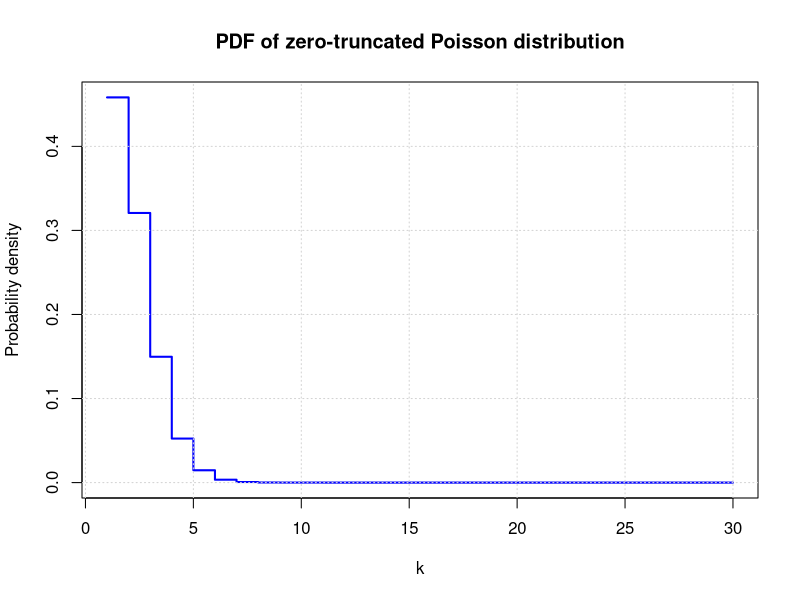
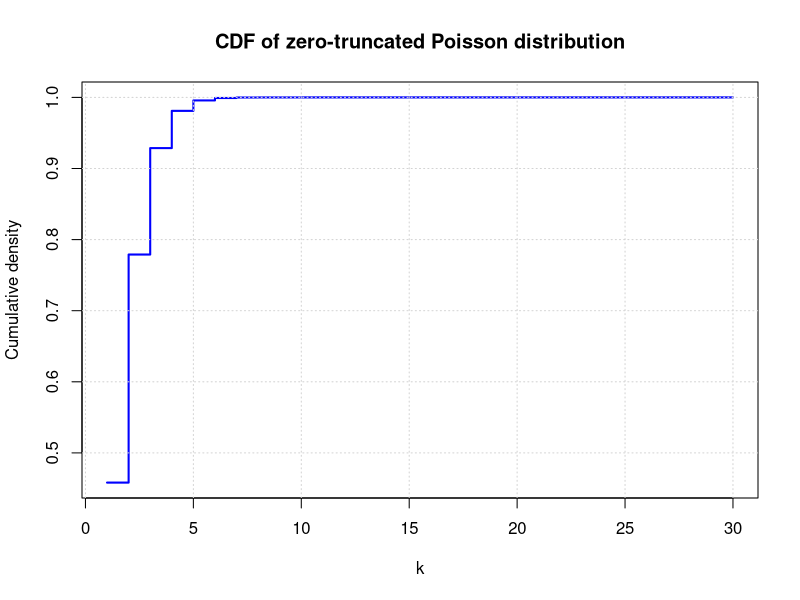
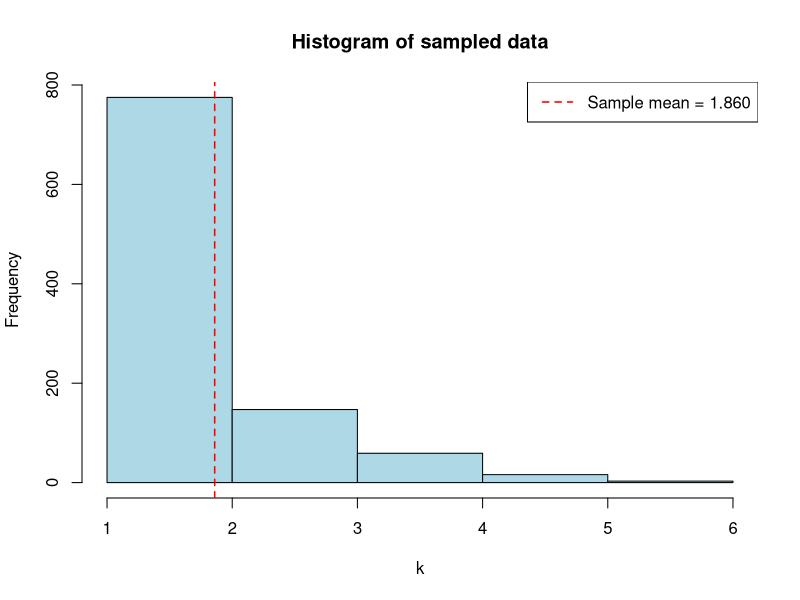
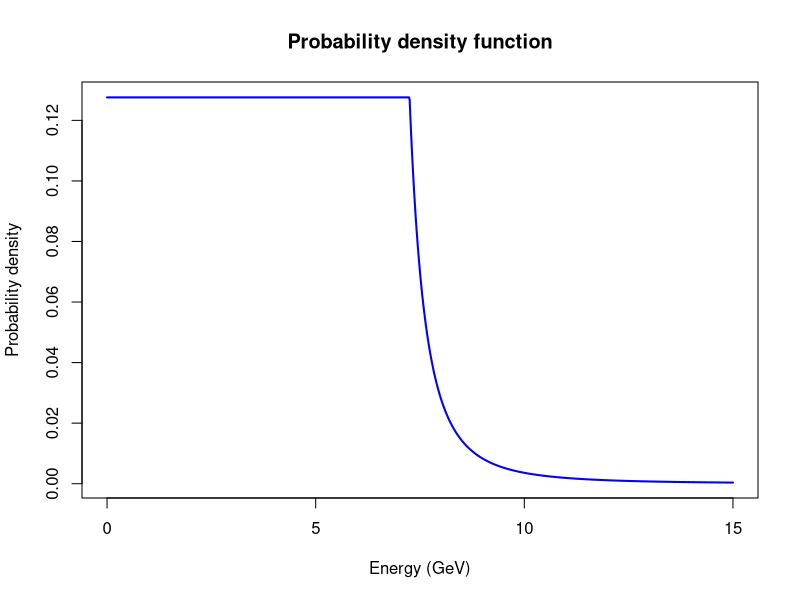
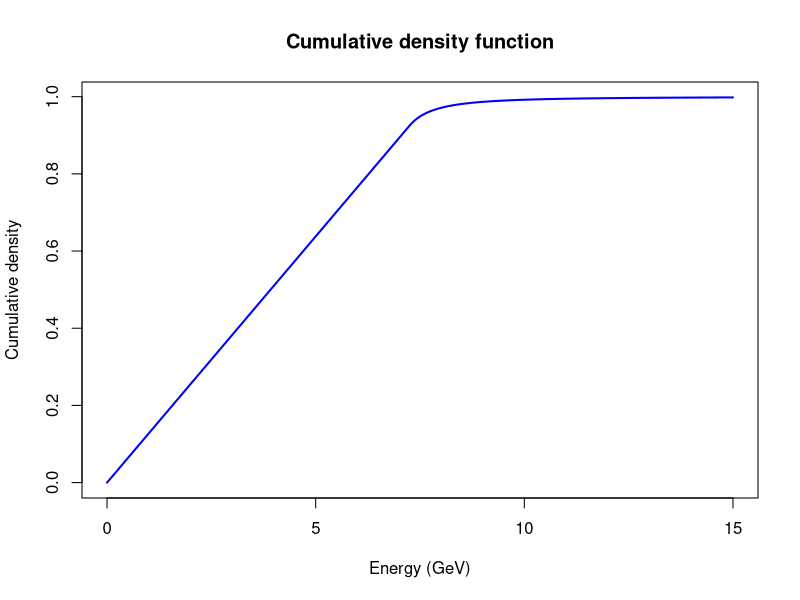
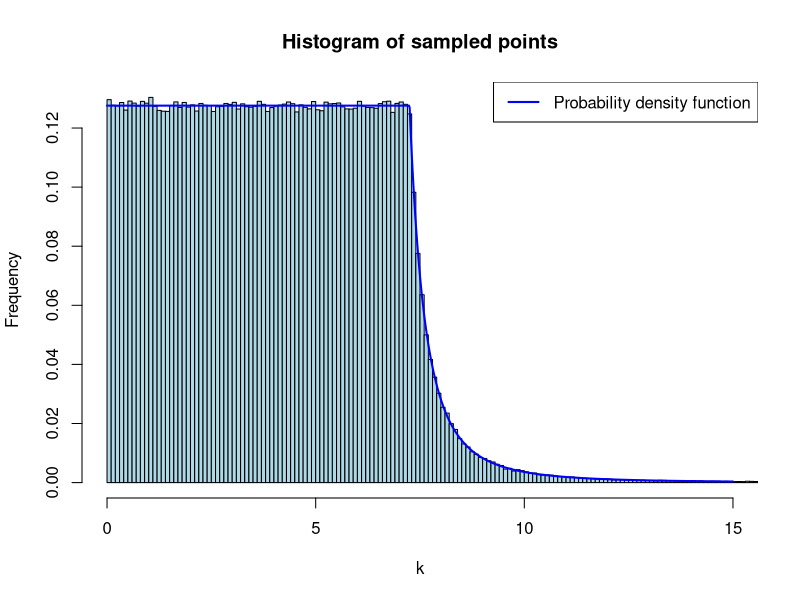

The R script that drew these images, in order: (Note: a time limit stopped this script after it produced the figures.)
## ---- chunk 1
# Probability Density Function
dztpois <- function(k, lambda) {
  p_k <- (lambda^k * exp(-lambda)) / (factorial(k) * (1 - exp(-lambda)))
  return(p_k)
}

# Cumulative Density Function
pztpois <- function(k, lambda) {
  
  p_sum <- 0
  for (i in 1:k) {
    p_sum <- p_sum + dztpois(i, lambda)
  }
  
  return(p_sum)
  
}
## ---- chunk 2
lambda <- 1.4   # Fixing lambda

k <- 1:30       # I arbitrary choose the range from 1 to 30

# PDF plot
plot(k, dztpois(k, lambda), type = "s", lwd = 2, col = "blue",
     xlab = "k", ylab = "Probability density",
     main = "PDF of zero-truncated Poisson distribution")
grid()

# CDF plot
cdf_values <- double(length(k))

for (i in 1:length(k)) {
  cdf_values[i] <- pztpois(k[i], lambda)
}

plot(k, cdf_values, type = "s", lwd = 2, col = "blue",
     xlab = "k", ylab = "Cumulative density",
     main = "CDF of zero-truncated Poisson distribution"
     )
grid()
## ---- chunk 3
mean_value <- sum(k * dztpois(k, lambda))
print(sprintf("Mean: %f", mean_value))

std_value <- sum(k^2 * dztpois(k, lambda)) - mean_value^2
print(sprintf("Variance: %f", std_value))
## ---- chunk 4
sampled_data <- sample(k, size = 1000, replace = TRUE, prob = dztpois(k, lambda))

hist(sampled_data,
     breaks = seq(min(sampled_data), max(sampled_data), by = 1),
     main   = "Histogram of sampled data",
     xlab   = "k",
     ylab   = "Frequency",
     col    = "lightblue"
    )

abline(v = mean(sampled_data), col = "red", lty = 2, lw = 1.5)
legend("topright", legend = sprintf("Sample mean = %.3f", mean(sampled_data)), col = "red", lty = 2, lw = 1.5)
## ---- chunk 5
# Setting constants
E0    <- 7.25
gamma <- 2.7

# Defining the function only for E>E0
pE <- function(E) {
  return((E - E0 + 1)^(-gamma))
}

# integrate() returns the integral in the specified interval
integral <- integrate(pE, lower = E0, upper = Inf)$value

# The first integral trivially results E0
N <- 1 / (E0 + integral)
print(sprintf("Normalization factor: %f", N))
## ---- chunk 6
# Normalized function in the complete domain
norm_pE <- function(E) {
  if (E < E0) {
    return(N)
  }
  else {
    return(N * (E - E0 + 1)^(-gamma))
  }
}

E_values <- seq(from = 0, to = 15, length = 1000)

pE_values <- double(length(E_values))

for (i in 1:length(E_values)) {
  pE_values[i] <- norm_pE(E_values[i])
}

plot(E_values, pE_values, type = "l", lwd = 2, col = "blue",
     xlab = "Energy (GeV)", ylab = "Probability density",
     main = "Probability density function"
     )
## ---- chunk 7
# In order to integrate norm_pE() I need to redefine it considering only the second interval
norm_pE <- function(E) {
  return(N * (E - E0 + 1)^(-gamma))
}

# Cumulative density function
cdf <- function(x) {
  if (x < E0) {
    return(N * x)   # Because integral of Ndx gives us Nx
  }
  else {
    return((N * E0) + integrate(norm_pE, lower = E0, upper = x)$value)   # We need to add the integral from 0 to E0, which is NE0
  }
}

cdf_values <- double(length(E_values))

for (i in 1:length(E_values)) {
  cdf_values[i] <- cdf(E_values[i])
}

plot(E_values, cdf_values, type = "l", lwd = 2, col = "blue",
     xlab = "Energy (GeV)", ylab = "Cumulative density",
     main = "Cumulative density function"
     )
## ---- chunk 8
evaluate_meanE1 <- function(E) {
  return(E * N)
}

evaluate_meanE2 <- function(E) {
  return(E * N * (E - E0 + 1)^(-gamma))
}

meanE <- integrate(evaluate_meanE1, lower = 0, upper = E0)$value + integrate(evaluate_meanE2, lower = E0, upper = Inf)$value
print(sprintf("Mean value: %f", meanE))
## ---- chunk 9
n_points = 10^6

# Inverse cumulative density function
icdf <- function(y) {
  if (y < N * E0) {
    return(y / N)
  }
  else if (y >= N * E0 & y <= 1) {
    A <- ((1 - gamma) * ((y / N) - E0)) + 1
    return(A^(1 / (1 - gamma)) + E0 - 1)
  }
}

# Generation of numbers from our distribution
random_numbers <- numeric(n_points)

for (i in 1:length(random_numbers)) {
  random_numbers[i] = icdf(runif(1))
}

# Histogram
hist(random_numbers,
     breaks      = 5*10^3,
     xlim        = c(0, 15),
     main        = "Histogram of sampled points",
     xlab        = "k",
     ylab        = "Frequency",
     col         = "lightblue",
     probability = TRUE
    )

# Superimposing the PDF
lines(E_values, pE_values, type = "l", lwd = 2, col = "blue")
legend("topright", legend = "Probability density function", col = "blue", lty = 1, lwd = 2)
## ---- chunk 10
print(sprintf("Probability that at least five accidents will occur tomorrow: %.2f%%", (1-ppois(4, 2)) * 100))
## ---- chunk 11
# Experiment function
experiment <- function() {
  N     <- 52
  cards <- sample(c("R", "B"), N, replace = TRUE)   # Simulation of the deck with reds (R) and black (B) cards
  
  n_pairs <- 0   # Counter of pairs with different colors
  
  for (i in seq(1, N, by = 2)) {
    if (cards[i] == cards[i+1]) {
      n_pairs = n_pairs + 1
    }
  }
  
  return(n_pairs)
}

N_experiment <- 10^6   # Number of experiments

outcomes <- c(N_experiment)   # Vector of the outcomes from the experiments

for (i in 1:N_experiment) {
  outcomes[i] <- experiment()
}

mean_value         <- mean(outcomes)
standard_deviation <- sd(outcomes)

print(sprintf("Mean value: %f", mean_value))
print(sprintf("Standard deviation: %f", standard_deviation))
## ---- chunk 12
print(sprintf("Upper bound: %.2f%%", ((standard_deviation^2) / ((10 - mean_value)^2)) * 100))
## ---- chunk 13
lambda = 1/30

print(sprintf("Probability of getting more than 6 passenger after 2 minutes: %.2f%%", (1 - ppois(6, lambda * 120)) * 100))
print(sprintf("Probability of getting less than 4 passenger after 3 minutes: %.2f%%", ppois(3, lambda * 180) * 100))
## ---- chunk 14
N   <- 10^6   # Number of trials
nth <- 3      # Order of the arrival

random_matrix <- matrix(rexp(nth * N, lambda), nrow = N, ncol = nth)
arrival_times <- rowSums(random_matrix)    # Summing each row to get the cumulative waiting time for the third passenger

x <- seq(0, max(arrival_times))
y <- dgamma(x, shape = nth, rate = lambda)

# Histogram
hist(arrival_times,
     ylim        = c(0, 0.01),   # For aesthetic purposes
     xlab        = "Time (s)",
     ylab        = "Density",
     main        = "Arrival time of the third passenger",
     col         = "lightblue",
     probability = TRUE   # Normalization
    )

#Superimposing the pdf
lines(x, y, type = 'l', col = 'red', lwd = 2, lty = 1)
legend("topright", legend = 'Erlang distribution function', col = 'red', lty = 1, lwd = 2)
## ---- chunk 15
nth <- 5          # Order of the arrival

random_matrix     <- matrix(rexp(nth * N, lambda), nrow = N, ncol = nth)
arrival_times_1st <- random_matrix[,1]
arrival_times_5th <- rowSums(random_matrix)
first_to_fifth    <- arrival_times_5th - arrival_times_1st

x <- seq(0, max(first_to_fifth))
y <- dgamma(x, shape = nth-1, rate = lambda)

# Histogram
hist(first_to_fifth,
     ylim        = c(0, 0.01),   # For aesthetic purposes
     xlab        = "Time (s)",
     ylab        = "Density",
     main        = "Arrival time between the first and the fifth",
     col         = "lightblue",
     probability = TRUE   # Normalization
    )

#Superimposing the pdf
lines(x, y, type = 'l', col = 'red', lwd = 2, lty = 1)
legend("topright", legend = 'Erlang distribution function', col = 'red', lty = 1, lwd = 2)
